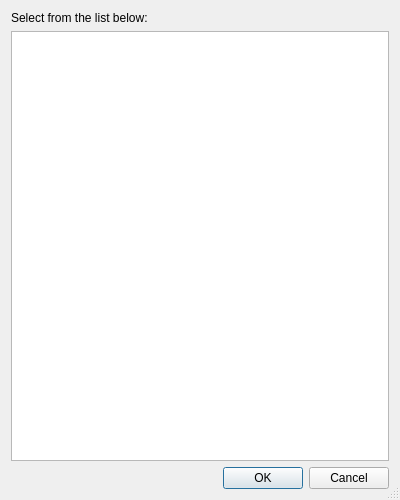
<?xml version="1.0" encoding="UTF-8"?>
<ui version="4.0">
 <class>E5ListSelectionDialog</class>
 <widget class="QDialog" name="E5ListSelectionDialog">
  <property name="geometry">
   <rect>
    <x>0</x>
    <y>0</y>
    <width>400</width>
    <height>500</height>
   </rect>
  </property>
  <property name="windowTitle">
   <string>Select from List</string>
  </property>
  <property name="sizeGripEnabled">
   <bool>true</bool>
  </property>
  <layout class="QVBoxLayout" name="verticalLayout">
   <item>
    <widget class="QLabel" name="messageLabel">
     <property name="text">
      <string>Select from the list below:</string>
     </property>
     <property name="wordWrap">
      <bool>true</bool>
     </property>
    </widget>
   </item>
   <item>
    <widget class="QListWidget" name="selectionList">
     <property name="alternatingRowColors">
      <bool>true</bool>
     </property>
    </widget>
   </item>
   <item>
    <widget class="QDialogButtonBox" name="buttonBox">
     <property name="orientation">
      <enum>Qt::Horizontal</enum>
     </property>
     <property name="standardButtons">
      <set>QDialogButtonBox::Cancel|QDialogButtonBox::Ok</set>
     </property>
    </widget>
   </item>
  </layout>
 </widget>
 <resources/>
 <connections>
  <connection>
   <sender>buttonBox</sender>
   <signal>accepted()</signal>
   <receiver>E5ListSelectionDialog</receiver>
   <slot>accept()</slot>
   <hints>
    <hint type="sourcelabel">
     <x>248</x>
     <y>254</y>
    </hint>
    <hint type="destinationlabel">
     <x>157</x>
     <y>274</y>
    </hint>
   </hints>
  </connection>
  <connection>
   <sender>buttonBox</sender>
   <signal>rejected()</signal>
   <receiver>E5ListSelectionDialog</receiver>
   <slot>reject()</slot>
   <hints>
    <hint type="sourcelabel">
     <x>316</x>
     <y>260</y>
    </hint>
    <hint type="destinationlabel">
     <x>286</x>
     <y>274</y>
    </hint>
   </hints>
  </connection>
 </connections>
</ui>
